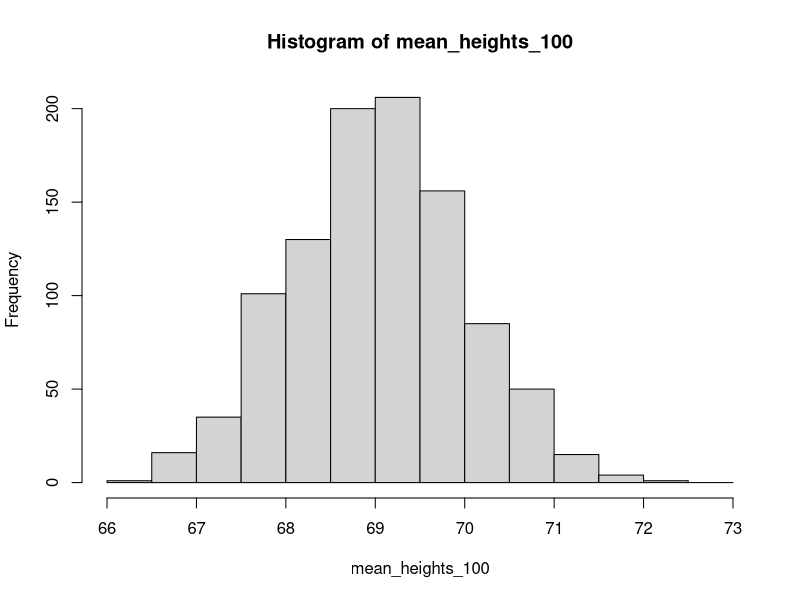
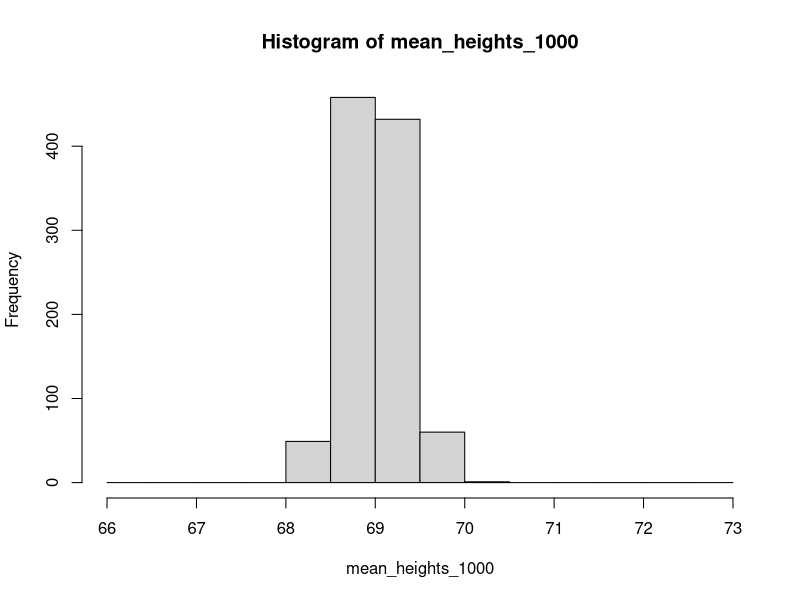
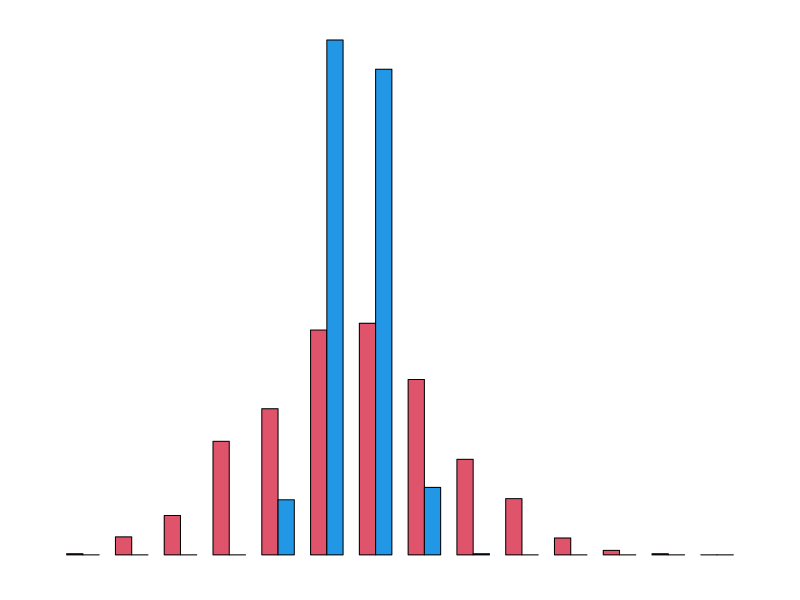

Generate these figures, in order, with R: (Note: this script raises an error after producing the figures.)
# Clair Martin
# 2016-09-15
# EEB QBC
# Lohmueller HW Day 1

la_height_in_mean = 69;
la_height_in_sd = 10;

# function get_heights
# is this really a function without any input?

get_heights <- function(num){
  la_height_in_mean = 69;
  la_height_in_sd = 10;
  
  heights <- rnorm(num,69,10);
  
  mean_heights <- mean(heights);
  return(mean_heights);
}# function(num)
# to run function: heights<-get_heights(1000)

#### mean_heights_100 ####
mean_heights_100 <- rep(NaN,100)

for (ii in 1:1000){
  mean_heights_ii <- get_heights(100);
  mean_heights_100[ii] <- mean_heights_ii;
  rm(mean_heights_ii)
}

#### mean_heights_1000 ####
mean_heights_1000 <- rep(NaN,1000)

for (ii in 1:1000){
  mean_heights_ii <- get_heights(1000);
  mean_heights_1000[ii] <- mean_heights_ii;
  rm(mean_heights_ii)
}

#### Plot ####

# Convert to binned counts

# get min max with floor ceil
min_val = floor(min(c(mean_heights_100, mean_heights_1000)));
max_val = ceiling(max(c(mean_heights_100, mean_heights_1000)));

# bins by 1
bins <- seq(min_val,max_val,0.5);

# get counts
ct100 <- hist(mean_heights_100,breaks=bins)$counts;
ct1000 <- hist(mean_heights_1000,breaks=bins)$counts;


# Plotting

# open pdf file
pdf(file="la_heights_histo.pdf", width=6,height=6); 

# set plotting area & margins
par(mfrow=c(1,1), mar=c(2, 2, 2, 2));

# Print/draw
# 100 = red, 1000 = blue
  barplot(rbind(ct100,ct1000),col=c(2,4),beside=T,names.arg=seq(min_val,max_val,by=1),xlab="Average Height (inches)",ylab="Count", axes=T, axisnames=T)

# Add legend
legend(1,350,c("n=100","n=1000"),col=c(2,4),lwd=4);

# close pdf
dev.off()
